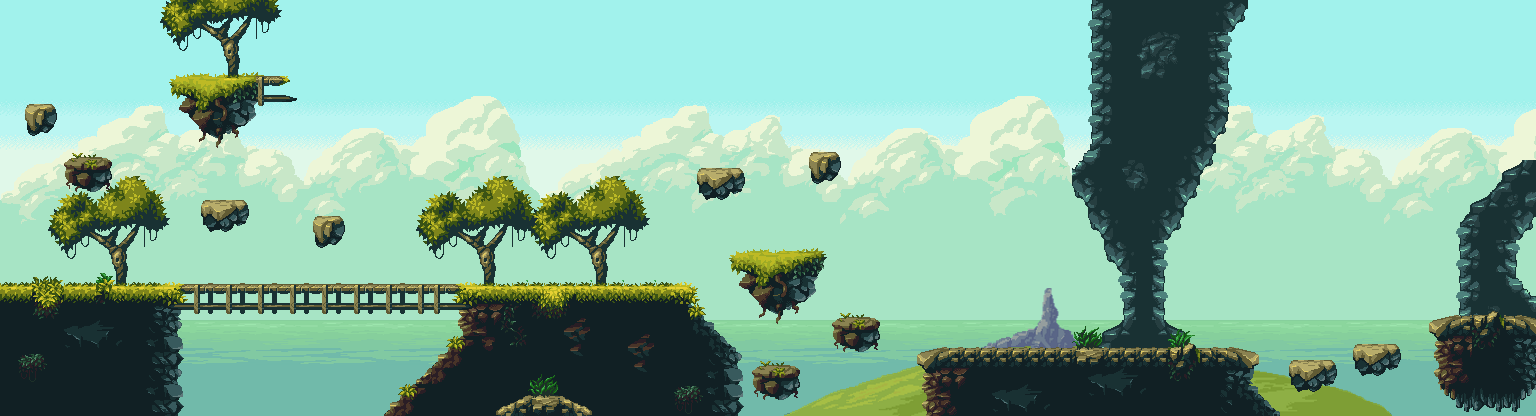

Below is a game level as drawn by its tile map, then a one-line description and the .tmx that defines it (tile-layer data replaced by summaries):
An orthogonal 96x26 tile map with 16x16 px tiles, 9 tile layers (bgd0, bgd1, bgd2, bgd3, ...), 2 tilesets and 22 objects (2x Portal, Player, Chest, Slime).

<map version="1.9" tiledversion="1.9.0" orientation="orthogonal" renderorder="right-up" compressionlevel="0" width="96" height="26" tilewidth="16" tileheight="16" infinite="0" nextlayerid="21" nextobjectid="69">
 <properties>
  <property name="Ambient" type="color" value="#e6000000" />
  <property name="ShadowAngle" type="float" value="225" />
  <property name="SunColor" type="color" value="#80fdb813" />
  <property name="music" value="audio/fields.ogg" />
 </properties>
 <tileset firstgid="1" source="tilesets.tsx" />
 <tileset firstgid="3571" name="entities" tilewidth="48" tileheight="48" tilecount="3" columns="0">
  <grid orientation="orthogonal" width="1" height="1" />
  <tile id="0">
   <image width="48" height="48" source="images/player.png" />
  </tile>
  <tile id="1">
   <image width="32" height="32" source="images/slime.png" />
  </tile>
  <tile id="2">
   <image width="16" height="16" source="images/chest.png" />
  </tile>
 </tileset>
 <layer id="13" name="bgd0" width="96" height="26">
  <properties>
   <property name="ParallaxValue" type="float" value="0.8" />
  </properties>
  <data>[2496 cells, 610 non-empty, 49 distinct tile ids]</data>
 </layer>
 <layer id="1" name="bgd1" width="96" height="26">
  <data>[2496 cells, 1920 non-empty, 160 distinct tile ids]</data>
 </layer>
 <layer id="2" name="bgd2" width="96" height="26">
  <properties>
   <property name="ParallaxValue" type="float" value="0.5" />
  </properties>
  <data>[2496 cells, 1344 non-empty, 476 distinct tile ids]</data>
 </layer>
 <layer id="3" name="bgd3" width="96" height="26">
  <data>[2496 cells, 56 non-empty, 56 distinct tile ids]</data>
 </layer>
 <layer id="14" name="bgdHill" width="96" height="26">
  <properties>
   <property name="ParallaxValue" type="float" value="0.2" />
  </properties>
  <data>[2496 cells, 304 non-empty, 304 distinct tile ids]</data>
 </layer>
 <layer id="10" name="bgdMountain" width="96" height="26">
  <data>[2496 cells, 209 non-empty, 73 distinct tile ids]</data>
 </layer>
 <layer id="4" name="bgd4" width="96" height="26">
  <data>[2496 cells, 632 non-empty, 232 distinct tile ids]</data>
 </layer>
 <layer id="5" name="bgd5" width="96" height="26">
  <data>[2496 cells, 174 non-empty, 113 distinct tile ids]</data>
 </layer>
 <layer id="6" name="fgd1" width="96" height="26">
  <data>[2496 cells, 96 non-empty, 56 distinct tile ids]</data>
 </layer>
 <objectgroup color="#ff0000" id="7" name="collision">
  <object id="1" x="-0.25" y="287.75" width="690.371" height="14.5" />
  <object id="3" x="736.75" y="257">
   <polygon points="0,0 84,-0.75 71,37 39,54.25 4.25,25.5 13.75,13.75 -0.75,10.5" />
  </object>
  <object id="4" x="835.5" y="324.75">
   <polygon points="0,0 4.75,-5.5 39.5,-4.75 39.25,17.25 25,25.75 -0.25,11.25" />
  </object>
  <object id="5" x="754.5" y="372.25">
   <polygon points="0,0 4.75,-5.5 39.5,-4.75 39.25,17.25 25,25.75 -0.25,11.25" />
  </object>
  <object id="7" x="704.75" y="195.5">
   <polygon points="0,0 19.5,0.25 34.25,-5 37.5,-17 33,-27 -3.25,-25.75 -6.5,-19.75" />
  </object>
  <object id="8" x="814" y="180.25">
   <polygon points="0,0 17.5,-1.75 24.5,-12 24,-22.25 19.75,-26 -0.5,-25.75 -3.25,-21.5" />
  </object>
  <object id="9" x="920.667" y="351.333" width="335.333" height="17.3333" />
  <object id="10" x="1433" y="329">
   <polygon points="0,0 6,-10 101.333,-8.66667 101.333,55 84,72.3333 24.6667,72.3333 6.33333,51.3333 6.33333,4" />
  </object>
  <object id="11" x="1290.67" y="367">
   <polygon points="0,0 4.66667,-3 41,-4 44.3333,7 38,15.6667 6.33333,22.3333" />
  </object>
  <object id="12" x="1356" y="350.667">
   <polygon points="0,0 3.66667,-2 42,-2.33333 41.6667,14 20.6667,23.3333 4.66667,22.3333" />
  </object>
  <object id="18" x="205.5" y="202.5">
   <polygon points="0,0 -3,5 4.25,24.75 20.75,25 26.75,18.5 39,18.5 36.5,-1.5" />
  </object>
  <object id="19" x="318" y="217.5">
   <polygon points="0,0 -3.75,4.25 -4.25,11.75 -1.5,13.75 -2.25,23.25 2.25,27.5 8.75,23.75 16.5,24.75 22.5,19.25 25.75,9.5 20.75,-0.75" />
  </object>
  <object id="20" x="69.3333" y="166">
   <polygon points="0,0 4.75,-5.5 39.5,-4.75 39.25,17.25 25,25.75 -0.25,11.25" />
  </object>
  <object id="21" x="177.333" y="80">
   <polygon points="0,0 108,-1.41667 117.854,19.1434 79.6957,22.0334 71,37 39,54.25 4.25,25.5 13.75,13.75 -0.75,10.5" />
  </object>
  <object id="22" x="31.3333" y="106.667">
   <polygon points="0,0 -3.75,4.25 -4.25,11.75 -1.5,13.75 -2.25,23.25 2.25,27.5 8.75,23.75 16.5,24.75 22.5,19.25 25.75,9.5 20.75,-0.75" />
  </object>
  <object id="43" x="-0.5" y="286.5">
   <polyline points="0,0 1,-286.5" />
  </object>
 </objectgroup>
 <objectgroup id="18" name="entities">
  <object id="49" name="Player" class="Player" gid="3571" x="189.691" y="286.608" width="48" height="48">
   <properties>
    <property name="Type" value="Player" />
   </properties>
  </object>
  <object id="50" name="Chest" class="Chest" gid="3573" x="522.365" y="287.343" width="16" height="16">
   <properties>
    <property name="Type" value="Chest" />
   </properties>
  </object>
  <object id="51" name="Slime" class="Slime" gid="3572" x="392.072" y="291.481" width="32" height="32">
   <properties>
    <property name="Type" value="Slime" />
   </properties>
  </object>
 </objectgroup>
 <objectgroup id="20" name="portals">
  <object id="66" name="Portal" class="Portal" x="493.67" y="282.666">
   <point />
  </object>
  <object id="67" x="664" y="60.3333" width="12.3333" height="226">
   <properties>
    <property name="toMap" value="map2" />
    <property name="toPortal" type="int" value="65" />
   </properties>
  </object>
  <object id="68" name="Portal" class="Portal" x="326.667" y="209.333">
   <point />
  </object>
 </objectgroup>
</map>
